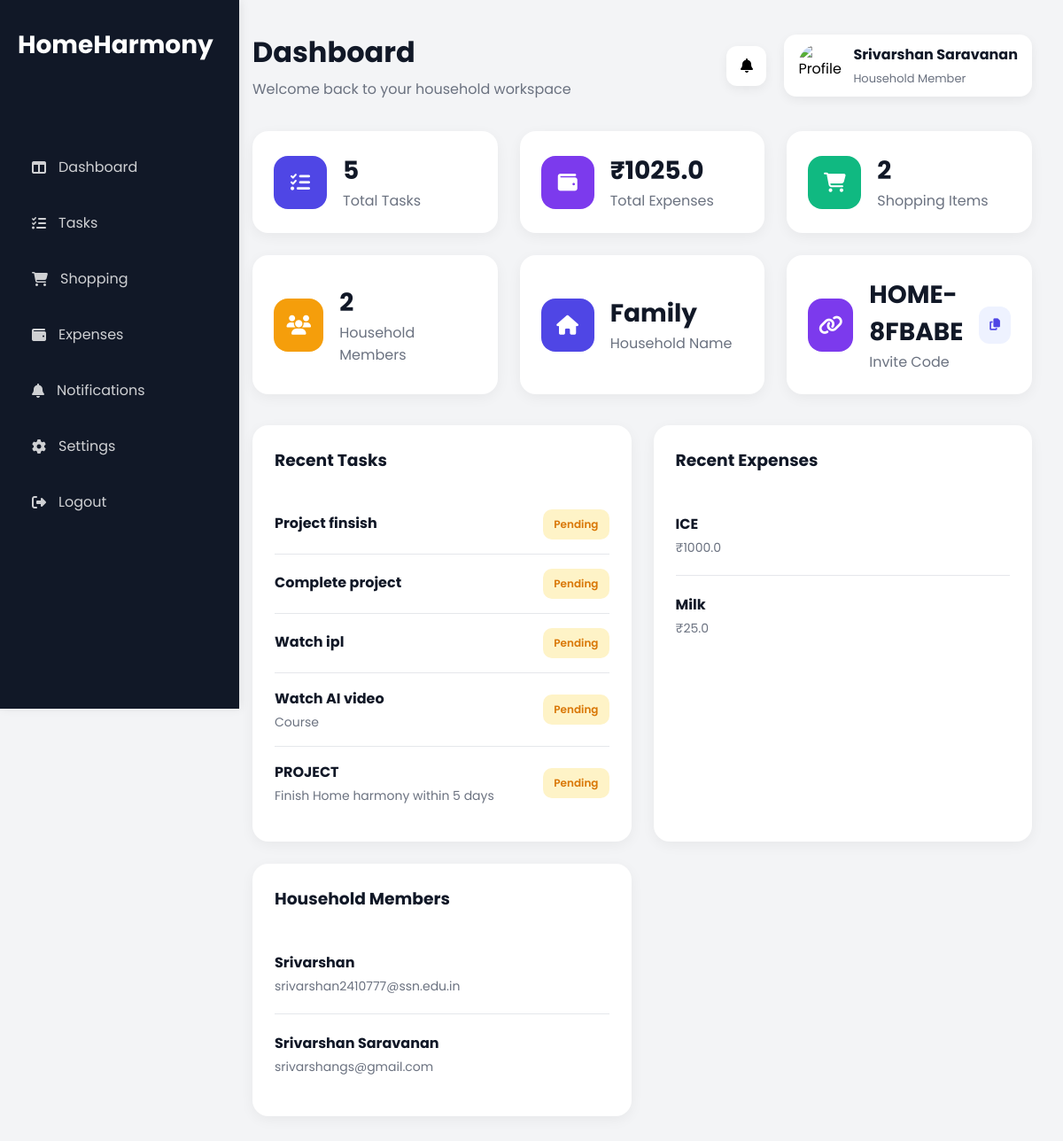
The app's page /dashboard (signed in) with its own data.
### app/models/user_model.py (models this page shows)
class User(db.Model, UserMixin):
    __tablename__ = "users"
    id = db.Column(
        db.Integer,
        primary_key=True
    )
    full_name = db.Column(
        db.String(100),
        nullable=False
    )
    email = db.Column(
        db.String(120),
        unique=True,
        nullable=False
    )
    password = db.Column(
        db.String(255),
        nullable=False
    )
    household_id = db.Column(
        db.Integer,
        db.ForeignKey("households.id")
    )
    created_at = db.Column(
        db.DateTime,
        server_default=db.func.now()
    )

### app/models/household_model.py (models this page shows)
class Household(db.Model):
    __tablename__ = "households"
    id = db.Column(
        db.Integer,
        primary_key=True
    )
    household_name = db.Column(
        db.String(120),
        nullable=False
    )
    invite_code = db.Column(
        db.String(20),
        unique=True,
        nullable=False
    )
    created_at = db.Column(
        db.DateTime,
        server_default=db.func.now()
    )
    members = db.relationship(
    "User",
    backref="household",
    lazy=True
    )
    shopping_items = db.relationship(
    "ShoppingItem",
    backref="household",
    lazy=True
)

### app/models/task_model.py (models this page shows)
class Task(db.Model):
    __tablename__ = "tasks"
    id = db.Column(
        db.Integer,
        primary_key=True
    )
    title = db.Column(
        db.String(200),
        nullable=False
    )
    description = db.Column(
        db.Text
    )
    status = db.Column(
        db.String(30),
        default="Pending"
    )
    household_id = db.Column(
        db.Integer,
        db.ForeignKey("households.id"),
        nullable=False
    )
    assigned_to = db.Column(
        db.Integer,
        db.ForeignKey("users.id"),
        nullable=False
    )
    created_at = db.Column(
        db.DateTime,
        server_default=db.func.now()
    )
    priority = db.Column(
    db.String(20),
    default="Medium"
)

### app/models/expense_model.py (models this page shows)
class Expense(db.Model):
    __tablename__ = "expenses"
    id = db.Column(
        db.Integer,
        primary_key=True
    )
    title = db.Column(
        db.String(100),
        nullable=False
    )
    amount = db.Column(
        db.Float,
        nullable=False
    )
    category = db.Column(
        db.String(50),
        nullable=False
    )
    description = db.Column(
        db.Text
    )
    household_id = db.Column(
        db.Integer,
        db.ForeignKey("households.id"),
        nullable=False
    )
    paid_by = db.Column(
        db.Integer,
        db.ForeignKey("users.id"),
        nullable=False
    )
    created_at = db.Column(
        db.DateTime,
        server_default=db.func.now()
    )

### app/dashboard/routes.py (the view)
@dashboard_bp.route("/dashboard")
@login_required
def dashboard():
    household = current_user.household
    if not household:
        return render_template(
            "dashboard/no_household.html"
        )
    members = household.members
    member_count = len(members)
    tasks = Task.query.filter_by(
        household_id=household.id
    ).all()
    expenses = Expense.query.filter_by(
        household_id=household.id
    ).all()
    total_tasks = len(tasks)
    total_expenses = sum(
        expense.amount
        for expense in expenses
    )
    recent_tasks = Task.query.filter_by(
        household_id=household.id
    ).order_by(
        Task.id.desc()
    ).limit(5).all()
    recent_expenses = Expense.query.filter_by(
        household_id=household.id
    ).order_by(
        Expense.id.desc()
    ).limit(5).all()
    shopping_items = ShoppingItem.query.filter_by(
    household_id=household.id
    ).all()
    shopping_count = ShoppingItem.query.filter_by(
    household_id=household.id,
    status="Pending"
    ).count()
    return render_template(
        "dashboard/dashboard.html",
        household=household,
        members=members,
        member_count=member_count,
        total_tasks=total_tasks,
        total_expenses=total_expenses,
        recent_tasks=recent_tasks,
        recent_expenses=recent_expenses,
        shopping_count=shopping_count
    )

### app/models/user_model.py (called while the page is built)
@login_manager.user_loader
def load_user(user_id):
    return User.query.get(int(user_id))

### app/templates/dashboard/dashboard.html (shortened to what this page needs)
{% extends "layout/base.html" %}
{% block content %}
<div class="topbar">
    <div>
        <h1>
            Dashboard
        </h1>
        <p>
            Welcome back to your household workspace
        </p>
    </div>
    <div class="profile-section">
        <div class="notification-icon"onclick="location.href='{{ url_for('notifications.notification_list') }}'">
            <i class="fa-solid fa-bell"></i>
        </div>
        <div class="profile-card">
              <img
                src="{{ url_for('static', filename='images/default1.jpg') }}"
                alt="Profile">
            <div>
                <h4>
                    {{ current_user.full_name }}
                </h4>
                <p>
                    Household Member
                </p>
            </div>
        </div>
    </div>
</div>
<div class="stats-grid">
    <div class="stat-card">
        <div class="stat-icon blue">
            <i class="fa-solid fa-list-check"></i>
        </div>
        <div>
            <h2>{{ total_tasks }}</h2>
            <p>Total Tasks</p>
        </div>
    </div>
    <div class="stat-card">
        <div class="stat-icon purple">
            <i class="fa-solid fa-wallet"></i>
        </div>
        <div>
            <h2>₹{{ total_expenses }}</h2>
            <p>Total Expenses</p>
        </div>
    </div>
    <div class="stat-card">
        <div class="stat-icon green">
            <i class="fa-solid fa-cart-shopping"></i>
        </div>
        <div>
            <h2>{{ shopping_count }}</h2>
            <p>Shopping Items</p>
        </div>
    </div>
    <div class="stat-card">
        <div class="stat-icon orange">
            <i class="fa-solid fa-users"></i>
        </div>
        <div>
            <h2>{{ member_count }}</h2>
            <p>Household Members</p>
        </div>
    </div>
    <div class="stat-card">
        <div class="stat-icon blue">
            <i class="fa-solid fa-house"></i>
        </div>
        <div>
            <h2>
                {{ household.household_name }}
            </h2>
            <p>
                Household Name
            </p>
        </div>
    </div>
    <div class="stat-card">
    <div class="stat-icon purple">
        <i class="fa-solid fa-link"></i>
    </div>
    <div class="invite-section">
        <h2 id="inviteCode">
            {{ household.invite_code }}
        </h2>
        <p>
            Invite Code
        </p>
    </div>
    <button
        class="copy-btn"
        onclick="copyInviteCode()">
        <i class="fa-solid fa-copy"></i>
    </button>
</div>
</div>
<div class="content-grid">
    <div class="card">
        <div class="card-header">
            <h3>
                Recent Tasks
            </h3>
        </div>
       {% if recent_tasks %}
    {% for task in recent_tasks %}
    <div class="task-item">
        <div>
            <h4>
                {{ task.title }}
            </h4>
            <p>
                {{ task.description }}
            </p>
        </div>
        {% if task.status == "Pending" %}
<span class="status pending">
    Pending
</span>
{% elif task.status == "In Progress" %}
<span class="status progress">
    In Progress
</span>
{% elif task.status == "Completed" %}
<span class="status completed">
    Completed
</span>
{% endif %}
    </div>
    {% endfor %}
{% else %}
    <p>
        No tasks created yet.
    </p>
{% endif %}
    </div>
    <div class="card">
        <div class="card-header">
            <h3>
                Recent Expenses
            </h3>
        </div>
        {% if recent_expenses %}
    {% for expense in recent_expenses %}
    <div class="expense-item">
        <div>
            <h4>
                {{ expense.title }}
            </h4>
            <p>
                ₹{{ expense.amount }}
            </p>
        </div>
    </div>
    {% endfor %}
{% else %}
    <p>
        No expenses added yet.
    </p>
{% endif %}
    </div>
    <div class="card">
        <div class="card-header">
            <h3>
                Household Members
            </h3>
        </div>
        {% for member in members %}
        <div class="expense-item">
            <div>
                <h4>
                    {{ member.full_name }}
                </h4>
                <p>
                    {{ member.email }}
                </p>
            </div>
        </div>
        {% endfor %}
    </div>
</div>
{% endblock %}

### app/static/css/dashboard.css (style rules this page uses)
* { margin: 0; padding: 0; box-sizing: border-box; font-family: "Poppins", sans-serif; }
body { background: #f3f4f6; }
.topbar { display: flex; justify-content: space-between; align-items: center; margin-bottom: 35px; }
.topbar h1 { font-size: 32px; color: #111827; }
.topbar p { color: #6b7280; margin-top: 5px; }
.profile-section { display: flex; align-items: center; gap: 20px; }
.notification-icon { width: 45px; height: 45px; border-radius: 12px; background: white; display: flex; justify-content: center; align-items: center; box-shadow: 0 4px 12px rgba(0,0,0,0.06); cursor: pointer; }
.profile-card { display: flex; align-items: center; gap: 12px; background: white; padding: 10px 16px; border-radius: 14px; box-shadow: 0 4px 12px rgba(0,0,0,0.06); }
.profile-card img { width: 50px; height: 50px; border-radius: 50%; object-fit: cover; }
.profile-card h4 { color: #111827; }
.profile-card p { color: #6b7280; font-size: 13px; }
.stats-grid { display: grid; grid-template-columns: repeat(auto-fit, minmax(220px, 1fr)); gap: 25px; margin-bottom: 35px; }
.stat-card { background: white; padding: 24px; border-radius: 18px; display: flex; align-items: center; gap: 18px; box-shadow: 0 4px 15px rgba(0,0,0,0.05); }
.stat-icon { width: 60px; height: 60px; border-radius: 16px; display: flex; justify-content: center; align-items: center; color: white; font-size: 22px; }
.blue { background: #4f46e5; }
.purple { background: #7c3aed; }
.green { background: #10b981; }
.orange { background: #f59e0b; }
.stat-card h2 { font-size: 28px; color: #111827; }
.stat-card p { color: #6b7280; }
.content-grid { display: grid; grid-template-columns: 1fr 1fr; gap: 25px; }
.card { background: white; border-radius: 18px; padding: 25px; box-shadow: 0 4px 15px rgba(0,0,0,0.05); }
.card-header { display: flex; justify-content: space-between; align-items: center; margin-bottom: 25px; }
.card-header h3 { color: #111827; }
.task-item, .expense-item { display: flex; justify-content: space-between; align-items: center; padding: 16px 0; border-bottom: 1px solid #e5e7eb; }
.task-item:last-child, .expense-item:last-child { border-bottom: none; }
.task-item h4, .expense-item h4 { color: #111827; margin-bottom: 4px; }
.task-item p, .expense-item p { color: #6b7280; font-size: 14px; }
.status { padding: 8px 12px; border-radius: 10px; font-size: 12px; font-weight: 600; }
.pending { background: #fef3c7; color: #d97706; }
.expense-item { display:flex; justify-content:space-between; align-items:center; padding:20px 0; border-bottom:1px solid #e5e7eb; }
.notification-icon { position:relative; }
.copy-btn { border:none; background:#eef2ff; color:#4f46e5; width:42px; height:42px; border-radius:12px; cursor:pointer; transition:0.3s; }
.invite-section { flex:1; }
.notification-icon { cursor: pointer; }

### records on screen
User: full_name "Srivarshan Saravanan", email "srivarshangs@gmail.com"
Household: household_name "Family", invite_code "HOME-8FBABE"
Task: title "Project finsish", status "Pending"
Task: title "Complete project", status "Pending"
Task: title "Watch ipl", status "Pending"
Task: title "Watch AI video", description "Course", status "Pending"
Task: title "PROJECT", description "Finish Home harmony within 5 days", status "Pending"
Expense: title "ICE", amount "1000.0"
Expense: title "Milk", amount "25.0"
User: full_name "Srivarshan", email "srivarshan2410777@ssn.edu.in"

### other values on screen
{{ total_tasks }} "5"
{{ total_expenses }} "1025.0"
{{ shopping_count }} "2"
{{ member_count }} "2"
